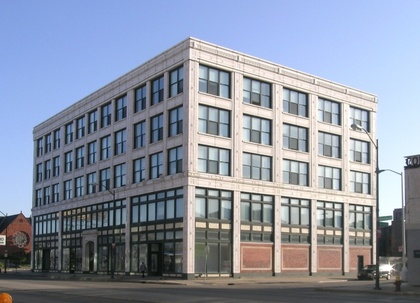
%> input picture (Take away)/IERDemo/Garfield_Building_Detroit.jpg, 420 x 303 px, shrunk from 640 x 461 before the run
$ octave MyFirstLMTest.m   (GNU Octave 9; MATLAB toolbox functions it lacks are replaced by stand-ins)
%> lines starting %> are read from the running program, lines starting %| are printed output that depends on the picture; in (x1, y1, x2, y2) boxes, pixels count from 0 and x2, y2 are one past the last pixel; in counts of white or black regions, pixels touching at a corner belong together; the program's own positions count from 1
%> further down, img is the input picture: size 303x420x3 uint8; mean R, G, B 139.4, 147.2, 163.4
### (Take away)/IERDemo/getLines.m
function lines = getLines(grayIm, minLen)
%> called with minLen = 50
%% 1. Compute the direction and magnitude of the image intensity grdient at each pixel
[dX, dY] = gradient(conv2(double(grayIm), fspecial('gaussian', 7, 1.5), 'same'));
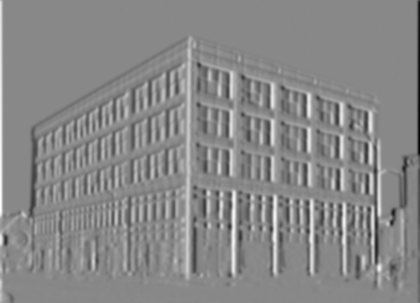
%> dX: size 303x420 double; min -52.05, max 45.3, mean 0; drawn with min black and max white
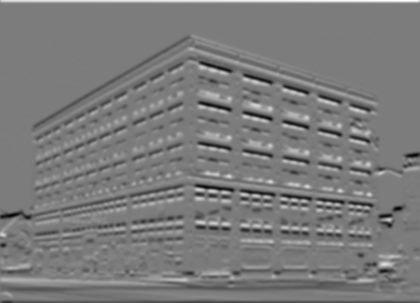
%> dY: size 303x420 double; min -42.24, max 44.62, mean -0.2; drawn with min black and max white
im_canny = edge(grayIm, 'canny');
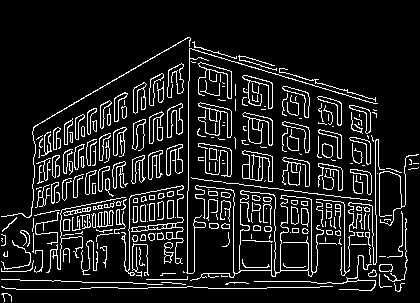
%> im_canny: size 303x420 logical; 11.2% white in thin lines or dots, all inside (x1, y1, x2, y2) = (1, 37, 419, 302)

%% 2. Quantise the gradient direction of the pixel into one set of ranges("buckets") which will serve as labels
% remove border edges
im_canny([1 2 end-1 end], :) = 0;
%> im_canny: size 303x420 logical; 11.2% white in thin lines or dots, all inside (x1, y1, x2, y2) = (1, 37, 419, 301)
im_canny(:, [1 2 end-1 end]) = 0;
%> im_canny: size 303x420 logical; 11.2% white in thin lines or dots, all inside (x1, y1, x2, y2) = (2, 37, 418, 301)

% Define image stride
% Used later when converting pixel index to pixel location
height = size(im_canny, 1);

% Find all edge pixel index (from top-left down to buttom-right)
ind = find(im_canny > 0);
%> ind = 14282 values from 823 to 126520

% Number of gradient direcion
num_dir = 8;

% Ontain dX and dY for all detected edge pixel
dX_ind = dX(ind);
dY_ind = dY(ind);

% Compute angle of orientation for all detected edge pixel
a_ind = atan(dY_ind ./ (dX_ind + 1E-10));

% Quantised gradient of ditection into num_dir = 8 labels
% a_ind ranges from 1 to num_dir with bin centered around pi/2
a_ind = ceil(mod(a_ind / pi * num_dir - 0.5, num_dir));

% Get the indices of edges in each direction, store as a list of index from
% left-top down to bottom-right.
for i = 1:num_dir
    direction(i).ind = ind(find(a_ind==i));
end
%> after the loop, direction = 8 items

%% 3. Select a range of edge elements within a bucket range
% Declare a 9 cells array for storing "line" information
lines = zeros(2000, 9);

% Mask to compute the sum...will see later
used = zeros(size(im_canny));

line_count = 0;
for k = 1:num_dir
    num_ind = 0; % number of edge elements for a given bucket

    % for each select buckets, in this case for num_dir = 8 it will be in
    % following sequence:
    % [8 1 2][1 2 3][2 3 4][3 4 5][4 5 6][5 6 7][6 7 8][7 8 1].
    % Then it will calculate the sum of elements within the buckets
    % Here ~used() is use as a mask to determine the number of element
    % inside for a given struct data type, as any non-zero integer will result
    % in 1
    for m = (k-1):k+1
        num_ind = num_ind + sum( ~used( direction( mod( m-1, num_dir ) + 1 ).ind) );
    end
%% 4. Construct a binary image and perform connect-component labeling
    ind = zeros(num_ind, 1);
    dir_im = zeros(size(im_canny)); % Line support region, binary image

    count = 0;  % index offset

    % for each bucket range, fill all of the index information from
    % direction(bucket ID).ind
    for m = (k-1):k+1
        m2 = mod(m-1, num_dir)+1;
        tind = direction(m2).ind(~used(direction(m2).ind));
        tmpcount = length(tind); % Current offset
        % Here ind will contain a list of edge index been selected within a
        % bucket range
        ind(count+1:count+tmpcount) = tind;
        count = count + tmpcount; % Total offset counter
    end

    % Set the bucket of edge index to 1 for being a edge pixel
    dir_im(ind) = 1;

    % Perform Connected-component algorithm
    [tmpL, num_edges] = bwlabel(dir_im, 8);

%% 5. Get the number of pixels and its index in connected-component
    edge_size = zeros(num_edges, 1); % number of pixel for each connected component ID

    % List of index for each connected component
    edges = repmat(struct('ind', zeros(200, 1)), num_edges, 1);

    % for each index of edge pixel
    for i = 1:length(ind)
        % Obtain the component sequence ID
        id = tmpL(ind(i));

        % Increment the size of the corresponding component ID  by 1
        % In the next statement this is also use to push the data.
        edge_size(id) = edge_size(id) + 1;

        % Push the pixel index..(ind(i)) to its
        % Corresponding edge ID..(edges(id))
        edges(id).ind(edge_size(id)) = ind(i);
    end

    % Here each edge.ind contains the list of connected component in
    % terms of index (left-top down to right-bottom)
    for i = 1:num_edges
        edges(i).ind = edges(i).ind(1:edge_size(i));
    end
%% 6. Extract a representative line for each line support region
    for id = 1:num_edges
         % Get the endpoints of the long edges
        if edge_size(id) > minLen

            % Convert index to pixel coordinate. That is, similar to cv::Point(x,y)
            x = mod(edges(id).ind-1, height)+1;
            y = floor((edges(id).ind-1) / height)+1;

            % This is the approach by Jana Kosecka and Wei Zhang in "Video
            % Compass" , 2002, pp.3-4
            mean_x = mean(x);
            mean_y = mean(y);
            zmx = (x-mean_x);
            zmy = (y-mean_y);
            D = [sum(zmx.^2) sum(zmx.*zmy);
                sum(zmx.*zmy) sum(zmy.^2)];
            [v, lambda] = eig(D);
            theta = atan2(v(2, 2) , v(1, 2));

            % Examine the quality of the line fit in this particular line
            % supported region
            % ...but I am not sure why such a conditional statement is made
            if lambda(1,1)>0
                conf = lambda(2,2)/lambda(1,1);
            else
                conf = 100000;
            end

            % Extract if the quailty indicator is above this threshold
            % value
            if conf >= 400

                % Line segment counter is increment by 1
                line_count = line_count+1;

                % These pixels are been used, so update the mask for next
                % iteration
                used(edges(id).ind) = 1;
                %% Line segment information
                l = sqrt((max(x)-min(x))^2 + (max(y)-min(y))^2);    % l = Length
                %%%%%%%%%%% Not sure how they calculate
                x1 = mean_x - cos(theta)*l/2;                       % x1 = X1-coordinates
                x2 = mean_x + cos(theta)*l/2;                       % x2 = X2-coordinates
                y1 = mean_y - sin(theta)*l/2;                       % y1 = Y1-coordinates
                y2 = mean_y + sin(theta)*l/2;                       % y2 = Y2-coordinates
                theta = theta - pi / 2;                             % theta = Angle of the line
                r = mean_x * cos(theta) + mean_y * sin(theta);      % rho = Distance from the origin

                % Store these information into the data field respectively
                lines(line_count, 1:9) = [x1 x2 y1 y2 theta r l mean_x mean_y];
            end
        end
    end
end
%> this loop made 8 passes
%> num_edges on passes 1 to 8: 767, 783, 741, 657, 678, 803, 769, 689
%> pass 1, in getLines, `[tmpL, num_edges] = bwlabel(dir_im, 8);`:
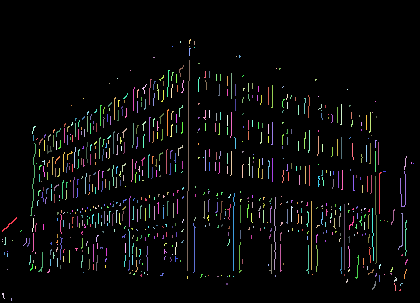
%> tmpL: size 303x420 double; 768 distinct labels, from 0 to 767; one colour per label, 0 black
%> pass 2, in getLines, `[tmpL, num_edges] = bwlabel(dir_im, 8);`:
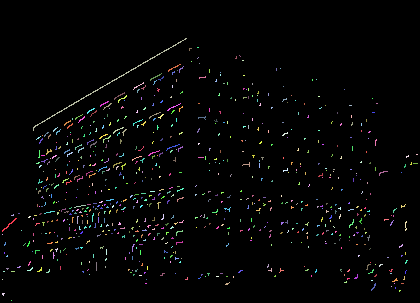
%> tmpL: size 303x420 double; 784 distinct labels, from 0 to 783; one colour per label, 0 black
%> pass 3, in getLines, `[tmpL, num_edges] = bwlabel(dir_im, 8);`:
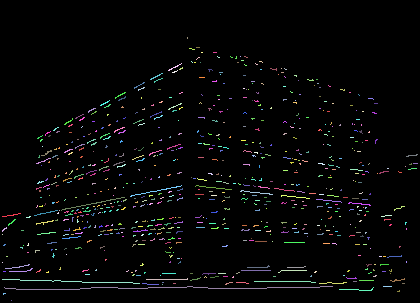
%> tmpL: size 303x420 double; 742 distinct labels, from 0 to 741; one colour per label, 0 black
%> (the rest of the program and of its run is left out)
